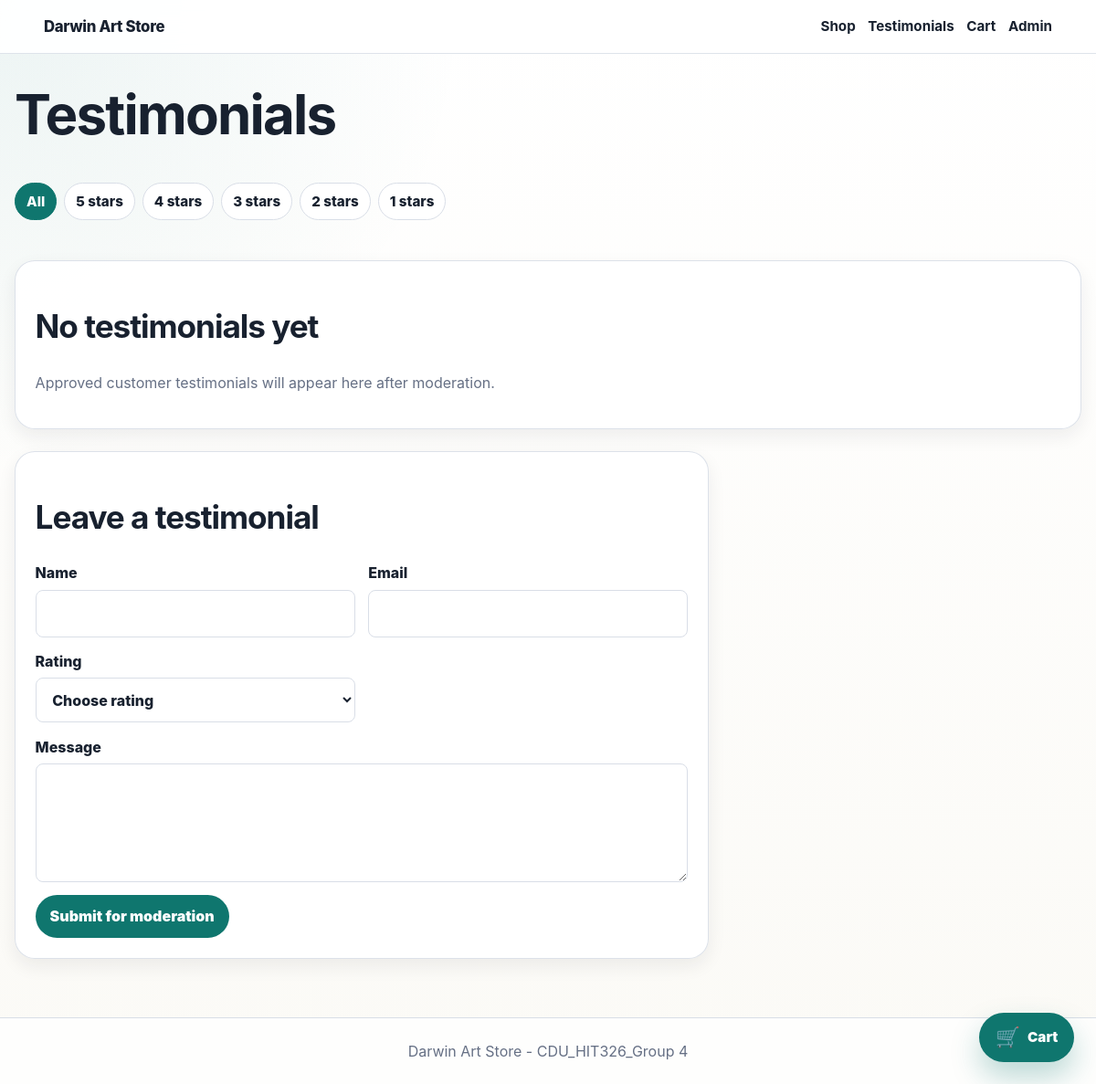
The app's page /testimonials.php, older data.
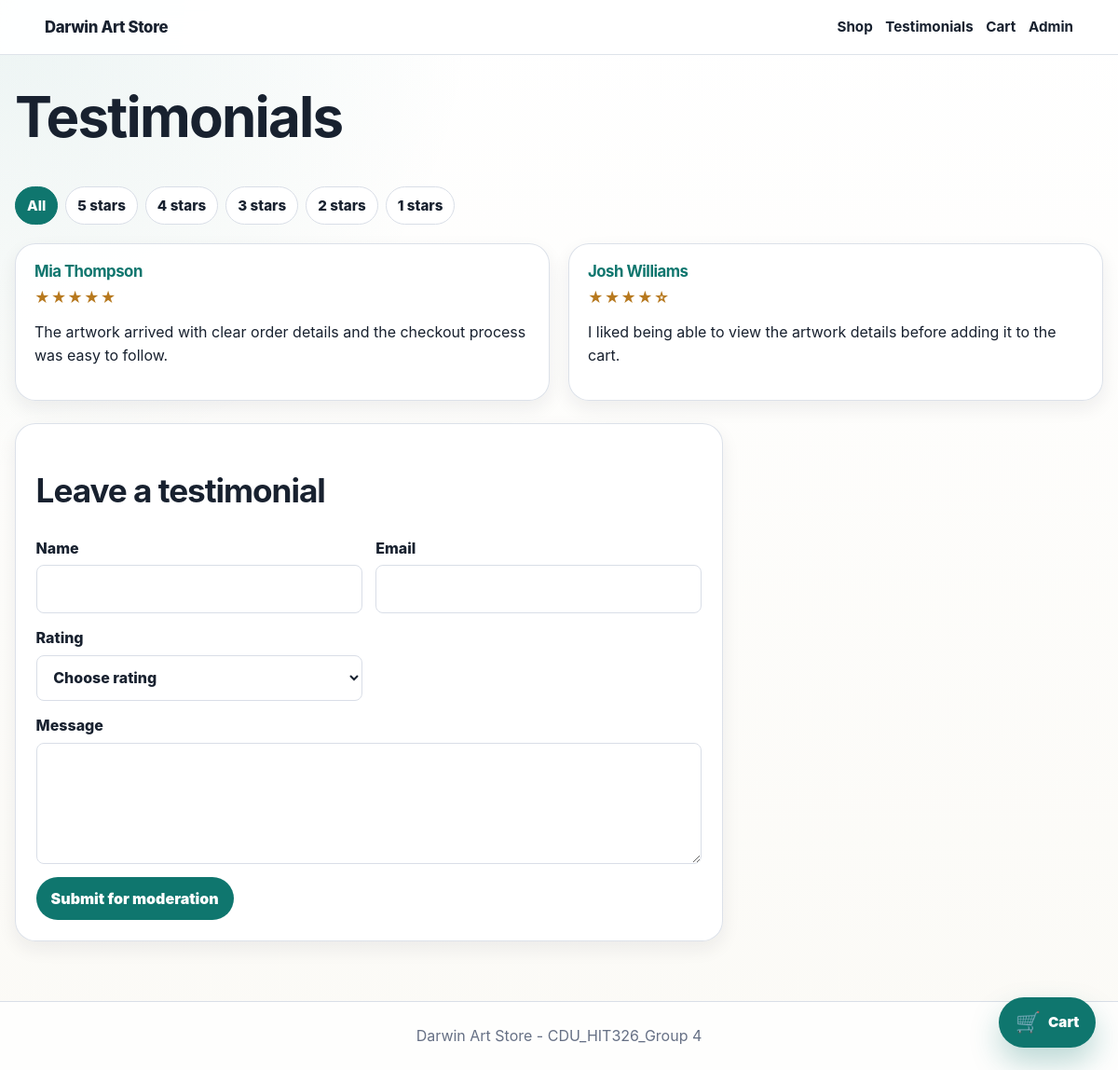
The same page, newer data.
### tables this page shows
CREATE TABLE IF NOT EXISTS testimonials (
    testimonial_id INT AUTO_INCREMENT PRIMARY KEY,
    customer_email VARCHAR(255) NOT NULL,
    customer_name VARCHAR(160) NOT NULL,
    message TEXT NOT NULL,
    rating TINYINT NOT NULL DEFAULT 5,
    status VARCHAR(20) NOT NULL DEFAULT 'pending',
    submitted_at TIMESTAMP DEFAULT CURRENT_TIMESTAMP
);

### src/bootstrap.php (called while the page is built, shortened)
<?php
$config = require __DIR__ . '/config.php';
spl_autoload_register(function (string $class): void {
    $prefix = 'App\\';
    $path = __DIR__ . '/' . str_replace('\\', '/', substr($class, strlen($prefix))) . '.php';
});
require __DIR__ . '/functions.php';
$session = new App\Core\Session();
$database = new App\Core\Database($config['db']);
$products = new App\Repository\ProductRepository($database);
$news = new App\Repository\NewsRepository($database);
$testimonials = new App\Repository\TestimonialRepository($database);
$admins = new App\Repository\AdminRepository($database);
$orders = new App\Repository\OrderRepository($database);
$cart = new App\Service\CartService($session, $products);
$auth = new App\Service\AuthService($session, $admins);
$csrf = new App\Core\Csrf($session);
$notifier = new App\Service\FileOrderNotifier(
    $config['business_email'],
    dirname(__DIR__) . '/storage/mail/orders.log'
);
$checkout = new App\Service\CheckoutService($cart, $orders, $notifier);
$view = new App\Core\View($config, $session, $cart, $auth);
$container = compact(
    'config',
    'session',
    'database',
    'products',
    'news',
    'testimonials',
    'admins',
    'orders',
    'cart',
    'auth',
    'csrf',
    'notifier',
    'checkout',
    'view'
);

### src/config.php (called while the page is built)
<?php
return [
    'app_name' => getenv('APP_NAME') ?: 'Darwin Art Store',
    'business_email' => getenv('ORDER_HANDLING_EMAIL') ?: 'orders@example.com',
    'db' => [
        'host' => getenv('DB_HOST') ?: '127.0.0.1',
        'port' => getenv('DB_PORT') ?: '3306',
        'name' => getenv('DB_NAME') ?: 'art_store',
        'user' => getenv('DB_USER') ?: 'root',
        'pass' => getenv('DB_PASSWORD') ?: '',
    ],
];

### src/functions.php (called while the page is built, shortened)
<?php
function e(?string $value): string
{
    return htmlspecialchars($value ?? '', ENT_QUOTES, 'UTF-8');
}
function ratingStars(int|string|null $rating): string
{
    $rating = max(1, min(5, (int) $rating));
    return str_repeat('★', $rating) . str_repeat('☆', 5 - $rating);
}
function app(string $key): mixed
{
    global $container;
    return $container[$key] ?? throw new InvalidArgumentException("Service [$key] is not registered.");
}

### src/Core/Database.php (called while the page is built, shortened)
<?php
final class Database
{
    public function connection(): PDO
    {
        $dsn = sprintf(
            'mysql:host=%s;port=%s;dbname=%s;charset=utf8mb4',
            $this->config['host'],
            $this->config['port'],
            $this->config['name']
        );
        $this->pdo = new PDO($dsn, $this->config['user'], $this->config['pass'], [
            PDO::ATTR_ERRMODE => PDO::ERRMODE_EXCEPTION,
            PDO::ATTR_DEFAULT_FETCH_MODE => PDO::FETCH_ASSOC,
        ]);
        return $this->pdo;
    }
    public function fetchAll(string $sql, array $params = []): array
    {
        $stmt = $this->connection()->prepare($sql);
        $stmt->execute($params);
        return $stmt->fetchAll();
    }
}

### src/Repository/TestimonialRepository.php (called while the page is built, shortened)
<?php
final class TestimonialRepository
{
    public function approved(?int $rating = null): array
    {
        return $this->database->fetchAll(
            "SELECT * FROM testimonials WHERE status = 'approved' ORDER BY submitted_at DESC"
        );
    }
}

### public/testimonials.php (the view, shortened to what the changed rows need)
<?php
require __DIR__ . '/../src/bootstrap.php';
$testimonialsRepository = app('testimonials');
$view = app('view');
$view->header('Testimonials');
$selectedRating = filter_input(INPUT_GET, 'rating', FILTER_VALIDATE_INT, [
    'options' => ['min_range' => 1, 'max_range' => 5],
]);
try {
    $testimonials = $testimonialsRepository->approved($selectedRating ? (int) $selectedRating : null);
} catch (Throwable $error) {
    echo '<p class="error">' . e(dbErrorMessage($error)) . '</p>';
    $view->footer();
    exit;
}
?>
<h1>Testimonials</h1>
<nav class="rating-filter" aria-label="Filter testimonials by rating">
    <a class="<?= !$selectedRating ? 'active' : '' ?>" href="/testimonials.php">All</a>
    <?php for ($ratingOption = 5; $ratingOption >= 1; $ratingOption--): ?>
        <a class="<?= (int) $selectedRating === $ratingOption ? 'active' : '' ?>" href="/testimonials.php?rating=<?= $ratingOption ?>">
            <?= $ratingOption ?> stars
        </a>
    <?php endfor; ?>
</nav>
<section class="grid testimonial-grid">
    <?php foreach ($testimonials as $testimonial): ?>
        <article class="card testimonial-card">
            <h2><?= e($testimonial['customer_name']) ?></h2>
            <p class="rating-stars" aria-label="<?= (int) $testimonial['rating'] ?> out of 5 stars"><?= e(ratingStars($testimonial['rating'])) ?></p>
            <p><?= nl2br(e($testimonial['message'])) ?></p>
        </article>
    <?php endforeach; ?>
</section>
<?php if (!$testimonials): ?>
    <section class="panel empty-state">
        <h2>No testimonials yet</h2>
        <p>Approved customer testimonials will appear here after moderation.</p>
    </section>
<?php endif; ?>
<section class="panel testimonial-form-panel">
    <h2>Leave a testimonial</h2>
</section>

Row changes from the older to the newer data that the page shows:
added testimonials: customer_name "Mia Thompson", rating "★★★★★", message "The artwork arrived with clear order details and the checkout process was easy to follow."
added testimonials: customer_name "Josh Williams", rating "★★★★☆", message "I liked being able to view the artwork details before adding it to the cart."
Text that changed along with them:
text no longer shown: "No testimonials yet Approved customer testimonials will appear here after moderation."
